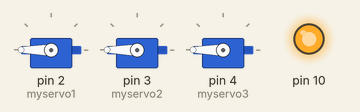
Bench run of a sketch on a simulated Arduino Uno, built with avr-gcc and run on an emulated ATmega328P. On the bench: 3 × servo, output pins drawn as LEDs (lit = HIGH). Pins used as bus, display or sensor lines are not drawn; what the sketch prints to the serial monitor is not drawn.

Above: at 0.05 s.
At 2.45 s:
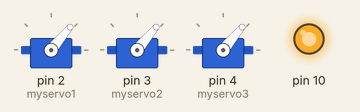
At 5.15 s:
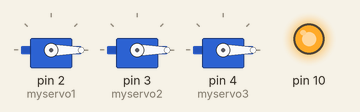
Timing chart, 0 to 7.0 s (numbered marks = the images above):
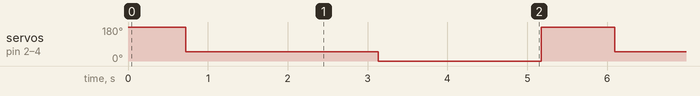

Measured:
- by itself, servo on pin 2 (myservo1), servo on pin 3 (myservo2), servo on pin 4 (myservo3): repeats every 5.4 s: 0° 2.0 s, 180° 0.92 s, 50° 2.4 s

The sketch:

sketch_jan29a.ino
```cpp
#include <SPI.h>
#include <Servo.h>

const int tempPin = A0;
const int Slave1_SS = 15;
const int Slave2_SS = 16;
int Vin;  // Variable to read the value from Arduino A0
float Temperature; // variable that receives the converted voltage
char TransferedData;
int mystatus=0;
int servodegree;
Servo myservo1;
Servo myservo2;
Servo myservo3;

void setup (void) {
  //spi setup
   SPI.begin ();
   Serial.begin(9600);
   pinMode(Slave1_SS, OUTPUT);
   pinMode(Slave2_SS, OUTPUT);
   digitalWrite(Slave1_SS, HIGH);
   digitalWrite(Slave2_SS, HIGH);
   //spi setup
   //read temp at start
    Vin = analogRead(tempPin);
    servodegree=180;
    Temperature = (500.0 * Vin)/1023; // Convert the read value into a voltage
    Temperature/=10;
    //servo
   myservo1.attach(2);
   myservo1.write(180);
   myservo2.attach(3);
   myservo2.write(180);
   myservo3.attach(4);
   myservo3.write(180);
  //buzeer
   pinMode(0,OUTPUT);
}


void checkemergency(){
  if(Temperature>120){
    mystatus=1;
    digitalWrite(0,HIGH);
    servodegree=0;
    myservo1.write(0);
    myservo2.write(0);
    myservo3.write(0);
  }
  else{
    if(Temperature>60){
      digitalWrite(0,LOW);
      servodegree=50;
      myservo1.write(50);
      myservo2.write(50);
      myservo3.write(50);
      mystatus=0;
    }
    else{
      digitalWrite(0,LOW);
      servodegree=180;
      myservo1.write(180);
      myservo2.write(180);
      myservo3.write(180);
      mystatus=0;
    }
  }
}

void loop (void) {
  if(servodegree>0){
      Temperature+=servodegree/10;
      checkemergency();
      //-----------------------------send status---------------------------------------
    /**** First Slave Data ****/
   digitalWrite(Slave1_SS, LOW);
   if(mystatus==1){
    for (const char * p = "emergency\r" ; TransferedData = *p; p++) {
      SPI.transfer(TransferedData);
      Serial.println(TransferedData);
    }
   }
   else{
    for (const char * p = "safe\r" ; TransferedData = *p; p++) {
      SPI.transfer(TransferedData);
      Serial.println(TransferedData);
    }
   }
   digitalWrite(Slave1_SS, HIGH);
   delay(20);
/**** Second Slave Data ****/
   digitalWrite(Slave2_SS, LOW);
   if(mystatus==1){
    for (const char * p = "emergency\r" ; TransferedData = *p; p++) {
      SPI.transfer(TransferedData);
      Serial.println(TransferedData);
    }
   }
   else{
    for (const char * p = "safe\r" ; TransferedData = *p; p++) {
      SPI.transfer(TransferedData);
      Serial.println(TransferedData);
    }
   }
   digitalWrite(Slave2_SS, HIGH);
   delay(20);
   //-----------------------------send status---------------------------------------
   }
  if(servodegree==0){
      delay(2000);
      Temperature=0;
      servodegree=180;
      myservo1.write(180);
      myservo2.write(180);
      myservo3.write(180);
    }
   Serial.println(Temperature);
   delay(200);
}
```
